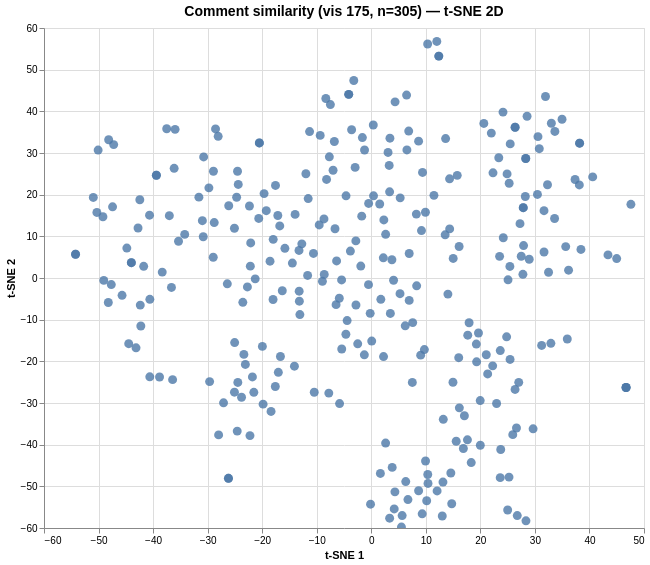

Here is the Vega-Lite specification saved for this chart:
### Vega specification from a JSON file in a GitHub repository (floating-point values rounded to 4 significant figures; data arrays with more than 128 entries replaced by an {"elided": "..."} marker saying what was removed)
{"$schema": "https://vega.github.io/schema/vega/v6.json", "data": [{"name": "param_1e9efca18e7a2868_store"}, {"name": "source_0", "values": {"elided": "305 records"}}, {"name": "source_0_x_domain_dim_1", "values": [{"min": -54.22, "max": 47.6}]}, {"name": "source_0_y_domain_dim_2", "values": [{"min": -59.77, "max": 56.78}]}], "signals": [{"name": "unit", "value": {}, "on": [{"events": "pointermove", "update": "isTuple(group()) ? group() : unit"}]}, {"name": "param_1e9efca18e7a2868", "update": "vlSelectionResolve(\"param_1e9efca18e7a2868_store\", \"union\")"}, {"name": "param_1e9efca18e7a2868_dim_1", "on": [{"events": [{"source": "view", "type": "dblclick"}], "update": "null"}, {"events": {"signal": "param_1e9efca18e7a2868_translate_delta"}, "update": "panLinear(param_1e9efca18e7a2868_translate_anchor.extent_x, -param_1e9efca18e7a2868_translate_delta.x / width)"}, {"events": {"signal": "param_1e9efca18e7a2868_zoom_delta"}, "update": "zoomLinear(domain(\"x\"), param_1e9efca18e7a2868_zoom_anchor.x, param_1e9efca18e7a2868_zoom_delta)"}]}, {"name": "param_1e9efca18e7a2868_dim_2", "on": [{"events": [{"source": "view", "type": "dblclick"}], "update": "null"}, {"events": {"signal": "param_1e9efca18e7a2868_translate_delta"}, "update": "panLinear(param_1e9efca18e7a2868_translate_anchor.extent_y, param_1e9efca18e7a2868_translate_delta.y / height)"}, {"events": {"signal": "param_1e9efca18e7a2868_zoom_delta"}, "update": "zoomLinear(domain(\"y\"), param_1e9efca18e7a2868_zoom_anchor.y, param_1e9efca18e7a2868_zoom_delta)"}]}, {"name": "param_1e9efca18e7a2868_tuple", "on": [{"events": [{"signal": "param_1e9efca18e7a2868_dim_1 || param_1e9efca18e7a2868_dim_2"}], "update": "param_1e9efca18e7a2868_dim_1 && param_1e9efca18e7a2868_dim_2 ? {unit: \"\", fields: param_1e9efca18e7a2868_tuple_fields, values: [param_1e9efca18e7a2868_dim_1,param_1e9efca18e7a2868_dim_2]} : null"}]}, {"name": "param_1e9efca18e7a2868_tuple_fields", "value": [{"field": "dim_1", "channel": "x", "type": "R"}, {"field": "dim_2", "channel": "y", "type": "R"}]}, {"name": "param_1e9efca18e7a2868_translate_anchor", "value": {}, "on": [{"events": [{"source": "scope", "type": "pointerdown"}], "update": "{x: x(unit), y: y(unit), extent_x: domain(\"x\"), extent_y: domain(\"y\")}"}]}, {"name": "param_1e9efca18e7a2868_translate_delta", "value": {}, "on": [{"events": [{"source": "window", "between": [{"source": "scope", "type": "pointerdown"}, {"source": "window", "type": "pointerup"}], "consume": true, "type": "pointermove"}], "update": "{x: param_1e9efca18e7a2868_translate_anchor.x - x(unit), y: param_1e9efca18e7a2868_translate_anchor.y - y(unit)}"}]}, {"name": "param_1e9efca18e7a2868_zoom_anchor", "on": [{"events": [{"source": "scope", "type": "wheel", "consume": true}], "update": "{x: invert(\"x\", x(unit)), y: invert(\"y\", y(unit))}"}]}, {"name": "param_1e9efca18e7a2868_zoom_delta", "on": [{"events": [{"source": "scope", "consume": true, "type": "wheel"}], "update": "pow(1.001, event.deltaY * pow(16, event.deltaMode))", "force": true}]}, {"name": "param_1e9efca18e7a2868_modify", "on": [{"events": {"signal": "param_1e9efca18e7a2868_tuple"}, "update": "modify(\"param_1e9efca18e7a2868_store\", param_1e9efca18e7a2868_tuple, true)"}]}], "marks": [{"type": "symbol", "name": "marks", "from": {"data": "source_0"}, "encode": {"update": {"opacity": {"value": 0.8}, "x": {"field": "dim_1", "scale": "x"}, "size": {"value": 80}, "fill": {"value": "#4c78a8"}, "tooltip": {"signal": "{\"Comment #\": format(datum[\"index\"], \"\"), \"Comment\": isValid(datum[\"comment\"]) ? datum[\"comment\"] : \"\"+datum[\"comment\"]}"}, "shape": {"value": "circle"}, "y": {"field": "dim_2", "scale": "y"}}}, "style": ["circle"], "clip": true, "interactive": true}], "scales": [{"name": "x", "type": "linear", "domain": [{"signal": "(data(\"source_0_x_domain_dim_1\")[0] || {}).min"}, {"signal": "(data(\"source_0_x_domain_dim_1\")[0] || {}).max"}], "range": [0, {"signal": "width"}], "zero": true, "domainRaw": {"signal": "param_1e9efca18e7a2868[\"dim_1\"]"}, "nice": true}, {"name": "y", "type": "linear", "domain": [{"signal": "(data(\"source_0_y_domain_dim_2\")[0] || {}).min"}, {"signal": "(data(\"source_0_y_domain_dim_2\")[0] || {}).max"}], "range": [{"signal": "height"}, 0], "zero": true, "domainRaw": {"signal": "param_1e9efca18e7a2868[\"dim_2\"]"}, "nice": true}], "axes": [{"scale": "x", "gridScale": "y", "maxExtent": 0, "labels": false, "domain": false, "tickCount": {"signal": "ceil(width/40)"}, "minExtent": 0, "grid": true, "orient": "bottom", "aria": false, "ticks": false, "zindex": 0}, {"scale": "y", "aria": false, "grid": true, "domain": false, "minExtent": 0, "ticks": false, "gridScale": "x", "zindex": 0, "orient": "left", "maxExtent": 0, "tickCount": {"signal": "ceil(height/40)"}, "labels": false}, {"scale": "x", "zindex": 0, "orient": "bottom", "grid": false, "title": "t-SNE 1", "labelOverlap": true, "labelFlush": true, "tickCount": {"signal": "ceil(width/40)"}}, {"scale": "y", "title": "t-SNE 2", "orient": "left", "grid": false, "labelOverlap": true, "zindex": 0, "tickCount": {"signal": "ceil(height/40)"}}], "title": {"text": "Comment similarity (vis 175, n=305) — t-SNE 2D", "frame": "group", "fontSize": 14}, "height": 500, "background": "white", "style": "cell", "width": 600, "padding": 5}
